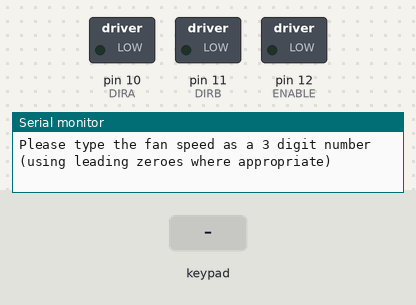
Bench run of a sketch on a simulated Arduino Uno, built with avr-gcc and run on an emulated ATmega328P. Shown: switched loads named in the sketch (green lamp = pin HIGH), the last lines printed to the serial monitor. The inputs (shaded band) are chosen by the test bench.

Above: at 1.2 s.
1.3 s: key '#' pressed
At 1.7 s:
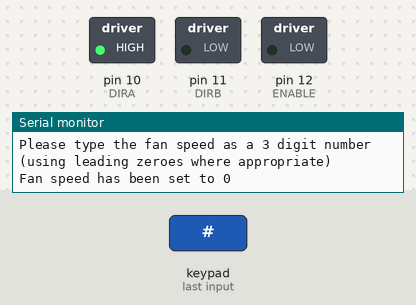
2.8 s: keypad keys 9 8 7 6 # pressed 0.4 s apart
At 5.9 s:
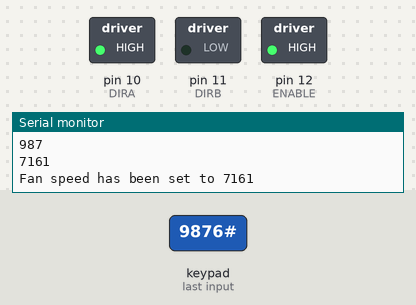
Timing chart, 0 to 7.4 s (numbered marks = the images above; inputs shaded):
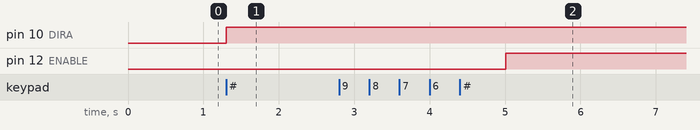

Measured:
- after the input at 1.3 s, pin 10 (DIRA): LOW → HIGH at once
- after the input at 2.8 s, pin 12 (ENABLE): LOW → HIGH after 2.2 s

The sketch:

DC_motor_enter_speed.ino
```cpp
// Controlling the speed of the fan using the membrane keypad.
// Hannah Knight

#include <Keypad.h>


#define ENABLE 12
#define DIRA 10
#define DIRB 11

const byte ROWS = 4; //four rows
const byte COLS = 4; //four columns
//define the two-dimensional array on the buttons of the keypads
char hexaKeys[ROWS][COLS] = {
  {'1','2','3','A'},
  {'4','5','6','B'},
  {'7','8','9','C'},
  {'*','0','#','D'}
};
byte rowPins[ROWS] = {9, 8, 7, 6}; //connect to the row pinouts of the keypad
byte colPins[COLS] = {5, 4, 3, 2}; //connect to the column pinouts of the keypad

//initialize an instance of class NewKeypad
Keypad customKeypad = Keypad( makeKeymap(hexaKeys), rowPins, colPins, ROWS, COLS);

/************************/
int i = 0;                      // Variable to know the position in the sequence of a pressed number
int int_customKey = 0;                // Variable to get the integer value of the pressed number
int in_speed = 0;                      // The current speed being introduced
int power[3] = {100, 10, 1};    // Array to get the result of 10^(2-i) when computing the integer value of the password being introduced


/************************/

void setup(){
  //---set pin direction
  pinMode(ENABLE,OUTPUT);
  pinMode(DIRA,OUTPUT);
  pinMode(DIRB,OUTPUT);
  Serial.begin(9600);
  Serial.println("Please type the fan speed as a 3 digit number (using leading zeroes where appropriate)");
}

void loop(){
  char customKey = customKeypad.getKey(); // the key that was pressed

  if (customKey && (customKey != '#') ){        // when a key is pressed that is not the enter key

    int_customKey = customKey - '0';            // Obtaining the integer value of the pressed button. ASCII code of the pressed button minus ASCII code of character '0'.
    in_speed = in_speed + int_customKey*power[i]; // Computing the integer value of the password being introduced
    i = i+1;
    Serial.println(in_speed);

  }

  if (customKey == '#') {                       // when enter key is pressed

    if ( 0 < in_speed < 255) {
      Serial.println();
      Serial.print("Fan speed has been set to ");
      Serial.println(in_speed);
      analogWrite(ENABLE, in_speed); //enable on
      digitalWrite(DIRA,HIGH); //one way
      digitalWrite(DIRB,LOW);
      delay(3000);
      in_speed = 0 ;
      i = 0;

    }
    else {
      Serial.println();
      Serial.println("Please type in a speed between 0 and 255");
      in_speed = 0;
      i = 0;
    }


  }

}
```
